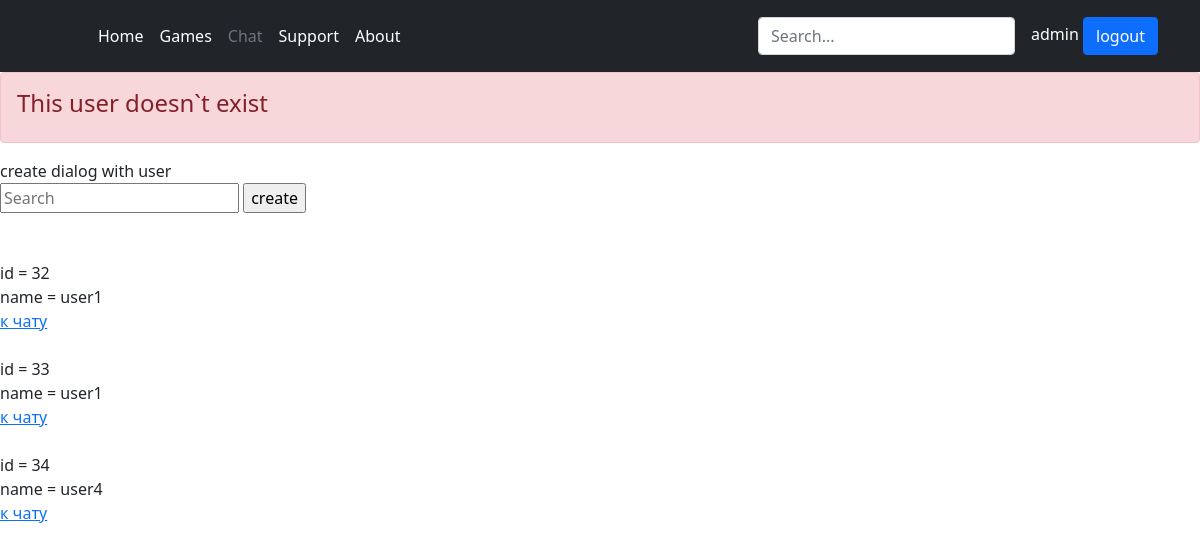
The app's page /chat/create/ (signed in), older data.
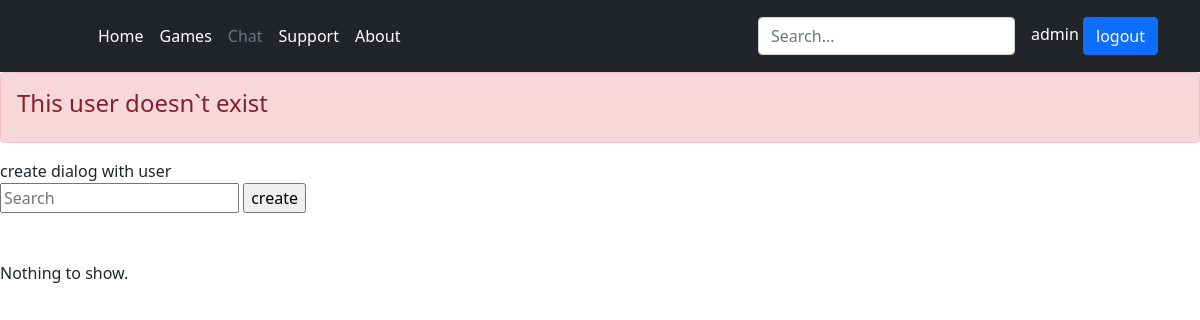
The same page, newer data.
### chat/models.py (models this page shows)
class Chat(models.Model):
    CHOICES = [
        ('dialog', 'dialog'),
        ('chat', 'chat'),
    ]
    type = models.CharField(max_length=300, choices=CHOICES, default='dialog')
    members = models.ManyToManyField(User)
    message_set = models.ManyToManyField(Message)

### chat/views.py (the view, shortened to what this page needs)
# urls.py: path('create/', views.createDialog, name='create'),
def createDialog(request):
    u_name = request.GET.get('u_name')
    second_user = None
    try:
        second_user = User.objects.get(username=u_name)
    finally:
        if not second_user:
            message = {'ans': 'This user doesn`t exist', 'type': 'danger',
                       'chats': Chat.objects.filter(members=request.user),
                       'page': {'home': 'white', 'support': 'white', 'chat': 'secondary', 'about': 'white',
                                'games': 'white', 'hz': 'white'}}
            return render(request, 'chat/index.html', message)

### chat/templates/chat/index.html (shortened to what this page needs)
{% extends 'main/index.html' %}
{% block content %}
{% if chat %}
    <div class="prokrutka">
        {% for msg in chat.all %}
            {% if msg.author == user %}
<div class="msg_drop drk">
    <p1 class="left">{{ msg.author }}</p1>
  <br>
  <p> {{ msg.text }}</p>
    {% if  msg.file %}
          <a class="btn btn-secondary btn-lg active" role="button" aria-pressed="true" href="{{ msg.file.url }}">
        {{ msg.file.name }}
        </a>
          {% endif %}
    {% if  msg.image %}
          <a href="{{ msg.image.url }}"> <img src="{{ msg.image.url }}" width="800" height="550"></a>
          {% endif %}
  <span class="time-right">{{ msg.pub_date }}</span>
</div>
                 {% else %}
<div class="msg_drop">
    <p1 class="left">{{ msg.author }}</p1>
  <br>
  <p>{{ msg.text }}</p>
     {% if  msg.file %}
          <a class="btn btn-secondary btn-lg active" role="button" aria-pressed="true" href="{{ msg.file.url }}">
        {{ msg.file.name }}
        </a>
          {% endif %}
    {% if  msg.image %}
          <a href="{{ msg.image.url }}"> <img src="{{ msg.image.url }}" width="800" height="550"></a>
          {% endif %}
  <span class="time-right">{{ msg.pub_date }}</span>
</div>
    {% endif %}
        {% endfor %}
</div>
    <form method="post" action="" class="dropzone" enctype="multipart/form-data">
    {% csrf_token %}
<center class="inp-form">
{{ form.text.label_tag }}
  <input type="text" name="text" autocomplete="off" size=140>
    <input class="btn btn-secondary btn-lg active" role="button" aria-pressed="true" type="file" name="file"/>
 <button type="submit">send</button>
</center>
</form>
{% else %}
{% if user.is_authenticated %}
 create dialog with user
     <div id="search">
        <form  action="/chat/search">
            <input type="text" name="u_name" placeholder="Search">
            <input type="submit" name="next" value="create">
        </form>
      </div>
<br><br>
{% endif %}
{% endif %}
{% if not chats and not chat %}
    {% if user.is_authenticated %}
        <div class="panel panel-body">
          <p>Nothing to show.</p>
        </div>
    {% endif %}
{% else %}
    {% for gg in chats %}
      id =  {{ gg.id }}
  <br>
      name =
        {% if gg.members.all.1.username == user.username %}
            {{ gg.members.all.0 }}
        {% else %}
            {{ gg.members.all.1 }}
        {% endif %}
  <br>
  <a href="/chat/{{ gg.id }}">к чату</a>
  <br>
  <br>
    {% endfor %}
{% endif %}
{% endblock %}

### main/templates/main/index.html (shortened to what this page needs)
<!doctype html>
<html lang="en">
  <head>
    <link href="https://cdn.jsdelivr.net/npm/bootstrap@5.1.3/dist/css/bootstrap.min.css" rel="stylesheet">
    <link rel="stylesheet" href="https://ajax.googleapis.com/ajax/libs/jqueryui/1.12.1/themes/smoothness/jquery-ui.css">
      <link href="https://unpkg.com/dropzone@6.0.0-beta.1/dist/dropzone.css" rel="stylesheet" type="text/css" />
  </head>
  </head>
  <body>
  <header class="p-3 bg-dark text-white">
    <div class="container">
      <div class="d-flex flex-wrap align-items-center justify-content-center justify-content-lg-start">
        <a href="/" class="d-flex align-items-center mb-2 mb-lg-0 text-white text-decoration-none">
          <svg class="bi me-2" width="40" height="32" role="img" aria-label="Bootstrap"><use xlink:href="#bootstrap"></use></svg>
        </a>
        <ul class="nav col-12 col-lg-auto me-lg-auto mb-2 justify-content-center mb-md-0">
          <li><a href="/" class="nav-link px-2 text-{{ page.home }}">Home</a></li>
          <li><a href="/games" class="nav-link px-2 text-{{ page.games }}">Games</a></li>
          <li><a href="/chat" class="nav-link px-2 text-{{ page.chat }}">Chat</a></li>
          <li><a href="/support" class="nav-link px-2 text-{{ page.support }}">Support</a></li>
          <li><a href="/about" class="nav-link px-2 text-{{ page.about }}">About</a></li>
        </ul>
        <form class="col-12 col-lg-auto mb-3 mb-lg-0 me-lg-3">
          <input type="search" class="form-control form-control-dark" placeholder="Search..." aria-label="Search">
        </form>
        {% if user.is_authenticated %}
        <form class="" method="post" action="{% url 'login' %}">
          {{ user.username }}
          <button type="submit" class="btn btn-primary" data-bs-toggle="modal" data-bs-target="#login" name="next" value="logout">logout</button>
        </form>
    {% endif %}
    </div>
    </div>
  </header>
 {% if ans %}
  <div class="alert alert-{{ type }}" role="alert">
    <h4 class="alert-heading">{{ ans }}</h4>
  </div>
{% endif %}
{% block content %}{% endblock %}
  </body>
</html>

Row changes from the older to the newer data that the page shows:
removed Chat: id "32", members.all.1 "user1"
removed Chat: id "33", members.all.1 "user1"
removed Chat: id "34", members.all.1 "user4"
Text that changed along with them:
text now shown: "Nothing to show."
